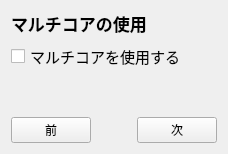
      <widget class="QWidget" name="pageMultiCore">
       <layout class="QVBoxLayout" name="vLayout_27">
        <item>
         <widget class="QLabel" name="labelTitle_27">
          <property name="font"><font><pointsize>13</pointsize><bold>true</bold></font></property>
          <property name="text"><string>マルチコアの使用</string></property>
         </widget>
        </item>
        <item>
         <widget class="QCheckBox" name="checkBoxMultiCore">
          <property name="font"><font><pointsize>11</pointsize></font></property>
          <property name="text"><string>マルチコアを使用する</string></property>
         </widget>
        </item>
        <item><spacer name="vSpacer_27"><property name="orientation"><enum>Qt::Vertical</enum></property><property name="sizeHint" stdset="0"><size><width>20</width><height>40</height></size></property></spacer></item>
        <item>
         <layout class="QHBoxLayout" name="hNav_27">
          <item><widget class="QPushButton" name="pushButtonPrev_27"><property name="text"><string>前</string></property></widget></item>
          <item><spacer name="hSpacer_27"><property name="orientation"><enum>Qt::Horizontal</enum></property><property name="sizeHint" stdset="0"><size><width>40</width><height>20</height></size></property></spacer></item>
          <item><widget class="QPushButton" name="pushButtonNext_27"><property name="text"><string>次</string></property></widget></item>
         </layout>
        </item>
       </layout>
      </widget>
